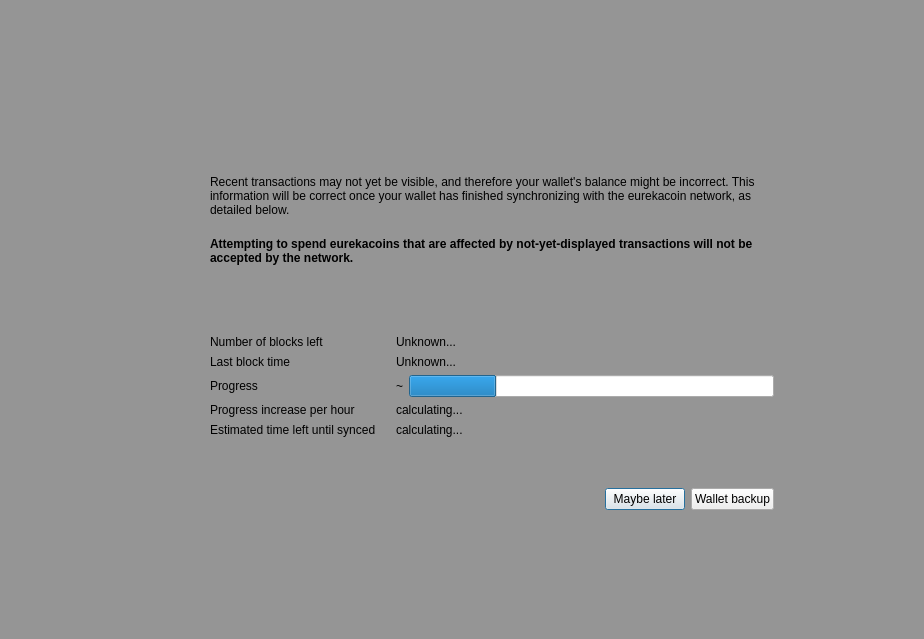
<?xml version="1.0" encoding="UTF-8"?>
<ui version="4.0">
 <class>ModalOverlay</class>
 <widget class="QWidget" name="ModalOverlay">
  <property name="geometry">
   <rect>
    <x>0</x>
    <y>0</y>
    <width>924</width>
    <height>639</height>
   </rect>
  </property>
  <property name="windowTitle">
   <string>Form</string>
  </property>
  <layout class="QVBoxLayout" name="verticalLayout" stretch="0">
   <property name="sizeConstraint">
    <enum>QLayout::SetDefaultConstraint</enum>
   </property>
   <property name="leftMargin">
    <number>0</number>
   </property>
   <property name="topMargin">
    <number>0</number>
   </property>
   <property name="rightMargin">
    <number>0</number>
   </property>
   <property name="bottomMargin">
    <number>0</number>
   </property>
   <item>
    <widget class="QWidget" name="bgWidget" native="true">
     <property name="styleSheet">
      <string notr="true">#bgWidget { background: rgba(0,0,0,96); }</string>
     </property>
     <layout class="QVBoxLayout" name="verticalLayoutMain" stretch="0">
      <property name="leftMargin">
       <number>120</number>
      </property>
      <property name="topMargin">
       <number>120</number>
      </property>
      <property name="rightMargin">
       <number>120</number>
      </property>
      <property name="bottomMargin">
       <number>120</number>
      </property>
      <item>
       <widget class="QWidget" name="contentWidget" native="true">
        <layout class="QVBoxLayout" name="verticalLayout_3" stretch="1,0">
         <property name="spacing">
          <number>0</number>
         </property>
         <property name="leftMargin">
          <number>0</number>
         </property>
         <property name="topMargin">
          <number>0</number>
         </property>
         <property name="rightMargin">
          <number>0</number>
         </property>
         <property name="bottomMargin">
          <number>0</number>
         </property>
         <item>
          <widget class="QStackedWidget" name="stackedWidget">
           <property name="currentIndex">
            <number>0</number>
           </property>
           <widget class="QWidget" name="page">
            <layout class="QVBoxLayout" name="verticalLayout_2">
             <property name="spacing">
              <number>0</number>
             </property>
             <property name="leftMargin">
              <number>30</number>
             </property>
             <property name="topMargin">
              <number>10</number>
             </property>
             <property name="rightMargin">
              <number>30</number>
             </property>
             <property name="bottomMargin">
              <number>10</number>
             </property>
             <item>
              <spacer name="verticalSpacer_3">
               <property name="orientation">
                <enum>Qt::Vertical</enum>
               </property>
               <property name="sizeType">
                <enum>QSizePolicy::Expanding</enum>
               </property>
               <property name="sizeHint" stdset="0">
                <size>
                 <width>20</width>
                 <height>40</height>
                </size>
               </property>
              </spacer>
             </item>
             <item>
              <layout class="QHBoxLayout" name="horizontalLayoutIconText" stretch="0,1">
               <property name="spacing">
                <number>20</number>
               </property>
               <property name="topMargin">
                <number>20</number>
               </property>
               <item>
                <layout class="QVBoxLayout" name="verticalLayoutIcon">
                 <item>
                  <widget class="QPushButton" name="warningIcon">
                   <property name="enabled">
                    <bool>false</bool>
                   </property>
                   <property name="text">
                    <string/>
                   </property>
                   <property name="iconSize">
                    <size>
                     <width>48</width>
                     <height>48</height>
                    </size>
                   </property>
                   <property name="flat">
                    <bool>true</bool>
                   </property>
                  </widget>
                 </item>
                 <item>
                  <spacer name="verticalSpacerWarningIcon">
                   <property name="orientation">
                    <enum>Qt::Vertical</enum>
                   </property>
                   <property name="sizeHint" stdset="0">
                    <size>
                     <width>20</width>
                     <height>40</height>
                    </size>
                   </property>
                  </spacer>
                 </item>
                </layout>
               </item>
               <item>
                <layout class="QVBoxLayout" name="verticalLayoutInfoText">
                 <property name="leftMargin">
                  <number>0</number>
                 </property>
                 <property name="topMargin">
                  <number>0</number>
                 </property>
                 <item>
                  <widget class="QLabel" name="infoText">
                   <property name="text">
                    <string>Recent transactions may not yet be visible, and therefore your wallet's balance might be incorrect. This information will be correct once your wallet has finished synchronizing with the eurekacoin network, as detailed below.</string>
                   </property>
                   <property name="textFormat">
                    <enum>Qt::RichText</enum>
                   </property>
                   <property name="wordWrap">
                    <bool>true</bool>
                   </property>
                  </widget>
                 </item>
                 <item>
                  <widget class="QLabel" name="infoTextStrong">
                   <property name="font">
                    <font>
                     <weight>75</weight>
                     <bold>true</bold>
                    </font>
                   </property>
                   <property name="text">
                    <string>Attempting to spend eurekacoins that are affected by not-yet-displayed transactions will not be accepted by the network.</string>
                   </property>
                   <property name="textFormat">
                    <enum>Qt::RichText</enum>
                   </property>
                   <property name="wordWrap">
                    <bool>true</bool>
                   </property>
                  </widget>
                 </item>
                 <item>
                  <spacer name="verticalSpacerInTextSpace">
                   <property name="orientation">
                    <enum>Qt::Vertical</enum>
                   </property>
                   <property name="sizeHint" stdset="0">
                    <size>
                     <width>20</width>
                     <height>40</height>
                    </size>
                   </property>
                  </spacer>
                 </item>
                 <item>
                  <layout class="QFormLayout" name="formLayout">
                   <property name="fieldGrowthPolicy">
                    <enum>QFormLayout::ExpandingFieldsGrow</enum>
                   </property>
                   <property name="horizontalSpacing">
                    <number>20</number>
                   </property>
                   <property name="verticalSpacing">
                    <number>6</number>
                   </property>
                   <property name="topMargin">
                    <number>10</number>
                   </property>
                   <item row="0" column="0">
                    <widget class="QLabel" name="labelNumberOfBlocksLeft">
                     <property name="font">
                      <font>
                       <weight>50</weight>
                       <bold>false</bold>
                      </font>
                     </property>
                     <property name="text">
                      <string>Number of blocks left</string>
                     </property>
                    </widget>
                   </item>
                   <item row="0" column="1">
                    <widget class="QLabel" name="numberOfBlocksLeft">
                     <property name="sizePolicy">
                      <sizepolicy hsizetype="Expanding" vsizetype="Preferred">
                       <horstretch>0</horstretch>
                       <verstretch>0</verstretch>
                      </sizepolicy>
                     </property>
                     <property name="text">
                      <string>Unknown...</string>
                     </property>
                    </widget>
                   </item>
                   <item row="1" column="0">
                    <widget class="QLabel" name="labelLastBlockTime">
                     <property name="font">
                      <font>
                       <weight>50</weight>
                       <bold>false</bold>
                      </font>
                     </property>
                     <property name="text">
                      <string>Last block time</string>
                     </property>
                    </widget>
                   </item>
                   <item row="1" column="1">
                    <widget class="QLabel" name="newestBlockDate">
                     <property name="sizePolicy">
                      <sizepolicy hsizetype="Expanding" vsizetype="Preferred">
                       <horstretch>0</horstretch>
                       <verstretch>0</verstretch>
                      </sizepolicy>
                     </property>
                     <property name="text">
                      <string>Unknown...</string>
                     </property>
                    </widget>
                   </item>
                   <item row="2" column="0">
                    <widget class="QLabel" name="labelSyncDone">
                     <property name="font">
                      <font>
                       <weight>50</weight>
                       <bold>false</bold>
                      </font>
                     </property>
                     <property name="text">
                      <string>Progress</string>
                     </property>
                    </widget>
                   </item>
                   <item row="2" column="1">
                    <layout class="QHBoxLayout" name="horizontalLayoutSync" stretch="0,1">
                     <property name="spacing">
                      <number>6</number>
                     </property>
                     <item>
                      <widget class="QLabel" name="percentageProgress">
                       <property name="text">
                        <string notr="true">~</string>
                       </property>
                      </widget>
                     </item>
                     <item>
                      <widget class="QProgressBar" name="progressBar">
                       <property name="value">
                        <number>24</number>
                       </property>
                       <property name="format">
                        <string/>
                       </property>
                      </widget>
                     </item>
                    </layout>
                   </item>
                   <item row="4" column="0">
                    <widget class="QLabel" name="labelProgressIncrease">
                     <property name="font">
                      <font>
                       <weight>50</weight>
                       <bold>false</bold>
                      </font>
                     </property>
                     <property name="text">
                      <string>Progress increase per hour</string>
                     </property>
                    </widget>
                   </item>
                   <item row="4" column="1">
                    <widget class="QLabel" name="progressIncreasePerH">
                     <property name="sizePolicy">
                      <sizepolicy hsizetype="Expanding" vsizetype="Preferred">
                       <horstretch>0</horstretch>
                       <verstretch>0</verstretch>
                      </sizepolicy>
                     </property>
                     <property name="text">
                      <string>calculating...</string>
                     </property>
                    </widget>
                   </item>
                   <item row="5" column="0">
                    <widget class="QLabel" name="labelEstimatedTimeLeft">
                     <property name="font">
                      <font>
                       <weight>50</weight>
                       <bold>false</bold>
                      </font>
                     </property>
                     <property name="text">
                      <string>Estimated time left until synced</string>
                     </property>
                    </widget>
                   </item>
                   <item row="5" column="1">
                    <widget class="QLabel" name="expectedTimeLeft">
                     <property name="sizePolicy">
                      <sizepolicy hsizetype="Expanding" vsizetype="Preferred">
                       <horstretch>0</horstretch>
                       <verstretch>0</verstretch>
                      </sizepolicy>
                     </property>
                     <property name="text">
                      <string>calculating...</string>
                     </property>
                    </widget>
                   </item>
                  </layout>
                 </item>
                </layout>
               </item>
              </layout>
             </item>
             <item>
              <spacer name="verticalSpacer_4">
               <property name="orientation">
                <enum>Qt::Vertical</enum>
               </property>
               <property name="sizeHint" stdset="0">
                <size>
                 <width>20</width>
                 <height>40</height>
                </size>
               </property>
              </spacer>
             </item>
            </layout>
           </widget>
           <widget class="QWidget" name="page_2">
            <layout class="QVBoxLayout" name="verticalLayout_4">
             <property name="spacing">
              <number>15</number>
             </property>
             <property name="leftMargin">
              <number>30</number>
             </property>
             <property name="topMargin">
              <number>0</number>
             </property>
             <property name="rightMargin">
              <number>30</number>
             </property>
             <property name="bottomMargin">
              <number>0</number>
             </property>
             <item>
              <spacer name="verticalSpacer_2">
               <property name="orientation">
                <enum>Qt::Vertical</enum>
               </property>
               <property name="sizeHint" stdset="0">
                <size>
                 <width>20</width>
                 <height>40</height>
                </size>
               </property>
              </spacer>
             </item>
             <item>
              <layout class="QGridLayout" name="gridLayout">
               <item row="0" column="1">
                <widget class="QLabel" name="labelNote">
                 <property name="layoutDirection">
                  <enum>Qt::LeftToRight</enum>
                 </property>
                 <property name="text">
                  <string>Wallet backup prompt</string>
                 </property>
                 <property name="alignment">
                  <set>Qt::AlignLeading|Qt::AlignLeft|Qt::AlignVCenter</set>
                 </property>
                </widget>
               </item>
               <item row="1" column="1">
                <widget class="QLabel" name="labelMessage">
                 <property name="text">
                  <string>Please backup your wallet as soon as possible.
Please make sure to keep an updated antivirus and operating system. We can not recover Your funds if you visit phishing site or lose your backup. Please make sure to keep backups of your private keys or files. We do not store your private keys on this wallet. And you as a user, are entirely responsible for your funds and your own security.</string>
                 </property>
                 <property name="alignment">
                  <set>Qt::AlignLeading|Qt::AlignLeft|Qt::AlignVCenter</set>
                 </property>
                 <property name="wordWrap">
                  <bool>true</bool>
                 </property>
                </widget>
               </item>
               <item row="0" column="0">
                <widget class="QPushButton" name="warningIconBackup">
                 <property name="enabled">
                  <bool>false</bool>
                 </property>
                 <property name="sizePolicy">
                  <sizepolicy hsizetype="Fixed" vsizetype="Fixed">
                   <horstretch>0</horstretch>
                   <verstretch>0</verstretch>
                  </sizepolicy>
                 </property>
                 <property name="minimumSize">
                  <size>
                   <width>30</width>
                   <height>30</height>
                  </size>
                 </property>
                 <property name="maximumSize">
                  <size>
                   <width>30</width>
                   <height>30</height>
                  </size>
                 </property>
                 <property name="text">
                  <string/>
                 </property>
                 <property name="iconSize">
                  <size>
                   <width>30</width>
                   <height>30</height>
                  </size>
                 </property>
                 <property name="flat">
                  <bool>true</bool>
                 </property>
                </widget>
               </item>
               <item row="1" column="0">
                <spacer name="horizontalSpacer_2">
                 <property name="orientation">
                  <enum>Qt::Horizontal</enum>
                 </property>
                 <property name="sizeType">
                  <enum>QSizePolicy::Fixed</enum>
                 </property>
                 <property name="sizeHint" stdset="0">
                  <size>
                   <width>30</width>
                   <height>20</height>
                  </size>
                 </property>
                </spacer>
               </item>
              </layout>
             </item>
             <item>
              <spacer name="verticalSpacer">
               <property name="orientation">
                <enum>Qt::Vertical</enum>
               </property>
               <property name="sizeType">
                <enum>QSizePolicy::Expanding</enum>
               </property>
               <property name="sizeHint" stdset="0">
                <size>
                 <width>20</width>
                 <height>40</height>
                </size>
               </property>
              </spacer>
             </item>
            </layout>
           </widget>
          </widget>
         </item>
         <item>
          <widget class="QWidget" name="buttonsContainerWhite" native="true">
           <layout class="QHBoxLayout" name="horizontalLayout">
            <property name="leftMargin">
             <number>30</number>
            </property>
            <property name="topMargin">
             <number>15</number>
            </property>
            <property name="rightMargin">
             <number>30</number>
            </property>
            <item>
             <spacer name="horizontalSpacer">
              <property name="orientation">
               <enum>Qt::Horizontal</enum>
              </property>
              <property name="sizeHint" stdset="0">
               <size>
                <width>40</width>
                <height>20</height>
               </size>
              </property>
             </spacer>
            </item>
            <item>
             <widget class="QPushButton" name="closeButton">
              <property name="focusPolicy">
               <enum>Qt::StrongFocus</enum>
              </property>
              <property name="text">
               <string>Maybe later</string>
              </property>
              <property name="shortcut">
               <string>Esc</string>
              </property>
              <property name="default">
               <bool>true</bool>
              </property>
             </widget>
            </item>
            <item>
             <widget class="QPushButton" name="walletBackupButton">
              <property name="text">
               <string>Wallet backup</string>
              </property>
             </widget>
            </item>
           </layout>
          </widget>
         </item>
        </layout>
       </widget>
      </item>
     </layout>
    </widget>
   </item>
  </layout>
 </widget>
 <resources/>
 <connections/>
</ui>
